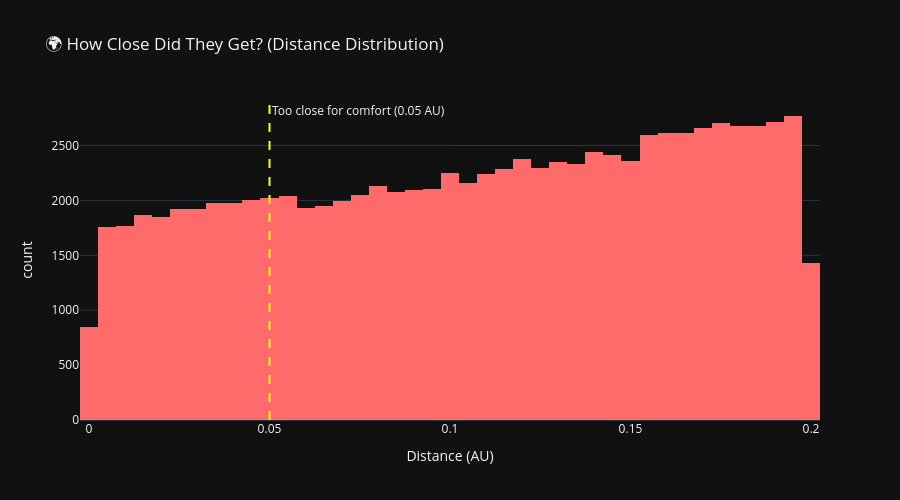

The cell this chart's notebook holds for it:
### Code cell
ca_df['dist_numeric'] = pd.to_numeric(ca_df['dist'], errors='coerce')

fig = px.histogram(
    ca_df,
    x='dist_numeric',
    nbins=50,
    title='🌍 How Close Did They Get? (Distance Distribution)',
    labels={'dist_numeric': 'Distance (AU)', 'count': 'Frequency'},
    color_discrete_sequence=['#FF6B6B']
)

fig.update_layout(
    template='plotly_dark',
    height=500,
    showlegend=False
)

fig.add_vline(
    x=0.05, 
    line_dash="dash", 
    line_color="yellow",
    annotation_text="Too close for comfort (0.05 AU)"
)

fig.show()

too_close = (ca_df['dist_numeric'] < 0.05).sum()
print(f"\n⚠️  Asteroids that came within 0.05 AU: {too_close:,}")
print(f"   (That's closer than Mercury to the Sun. Yikes.)")

### Figure 1 — Plotly figure (JSON) as saved in the notebook; plotly's stock layout.template omitted (floating-point values rounded to 4 significant figures; data arrays with more than 128 entries replaced by an {"elided": "..."} marker saying what was removed)
{"data": [{"bingroup": "x", "hovertemplate": "Distance (AU)=%{x}<br>count=%{y}<extra></extra>", "legendgroup": "", "marker": {"color": "#FF6B6B", "pattern": {"shape": ""}}, "name": "", "nbinsx": 50, "orientation": "v", "showlegend": false, "type": "histogram", "x": {"elided": "89227 float values"}, "xaxis": "x", "yaxis": "y"}], "layout": {"annotations": [{"showarrow": false, "text": "Too close for comfort (0.05 AU)", "x": 0.05, "xanchor": "left", "xref": "x", "y": 1, "yanchor": "top", "yref": "y domain"}], "barmode": "relative", "height": 500, "legend": {"tracegroupgap": 0}, "shapes": [{"line": {"color": "yellow", "dash": "dash"}, "type": "line", "x0": 0.05, "x1": 0.05, "xref": "x", "y0": 0, "y1": 1, "yref": "y domain"}], "showlegend": false, "title": {"text": "🌍 How Close Did They Get? (Distance Distribution)"}, "xaxis": {"anchor": "y", "domain": [0, 1], "title": {"text": "Distance (AU)"}}, "yaxis": {"anchor": "x", "domain": [0, 1], "title": {"text": "count"}}}}
